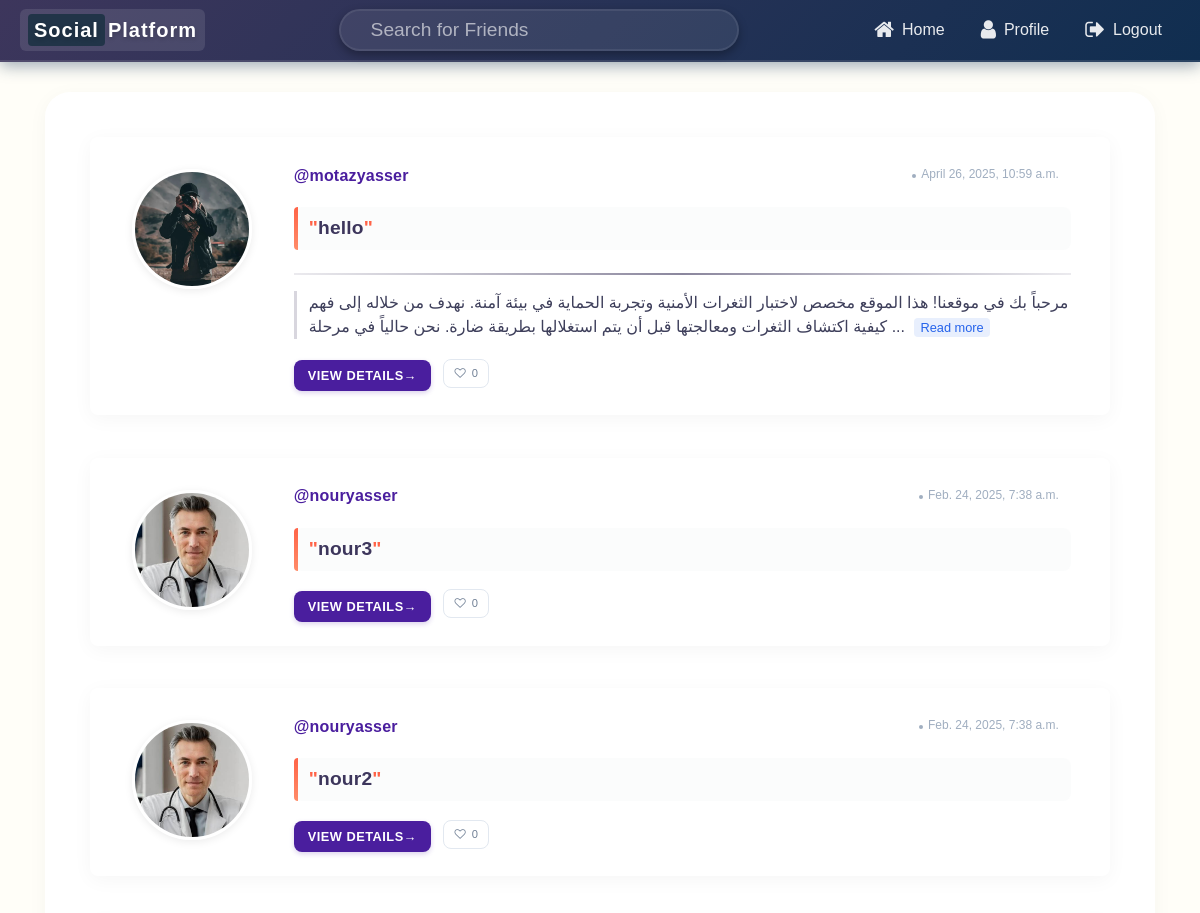
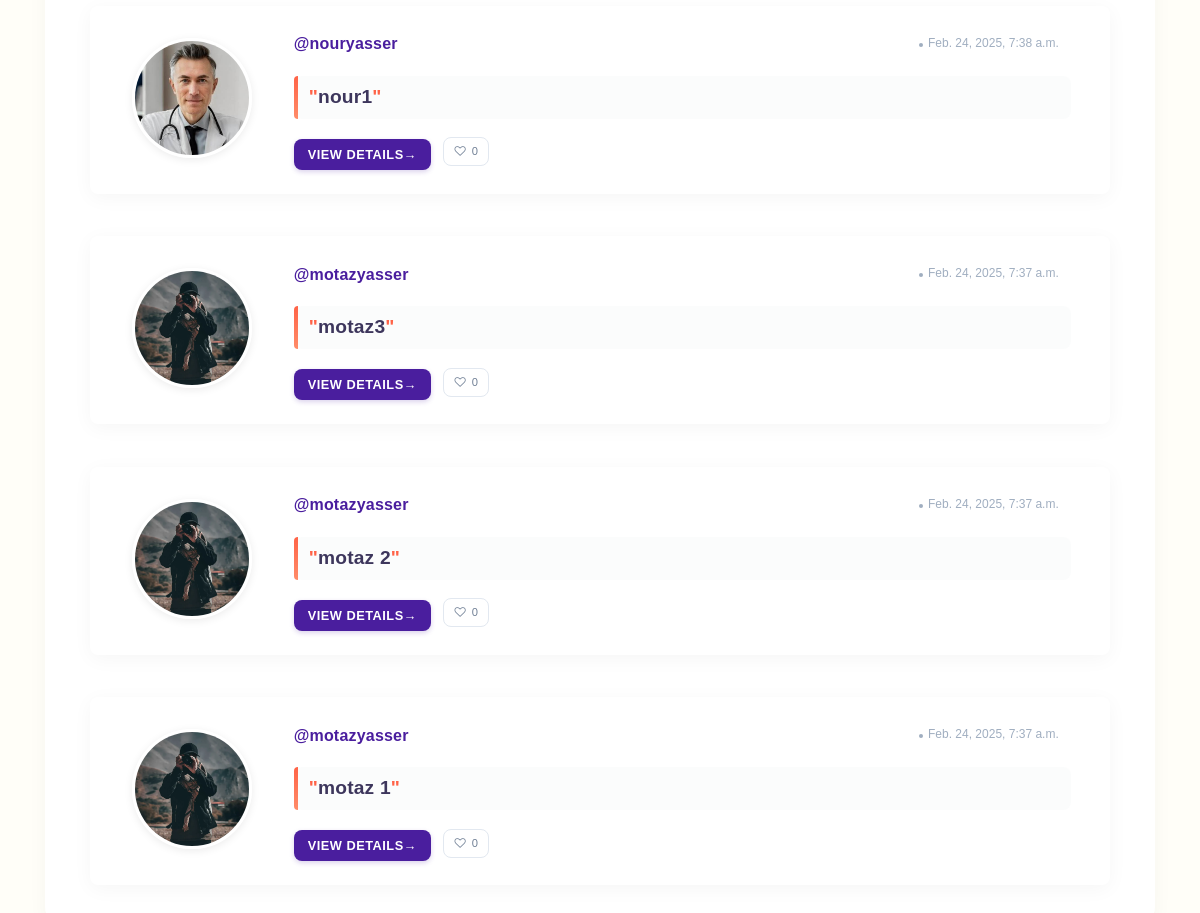
/home/ (signed in), run on an earlier commit of the app's database (2 pictures, top to bottom).
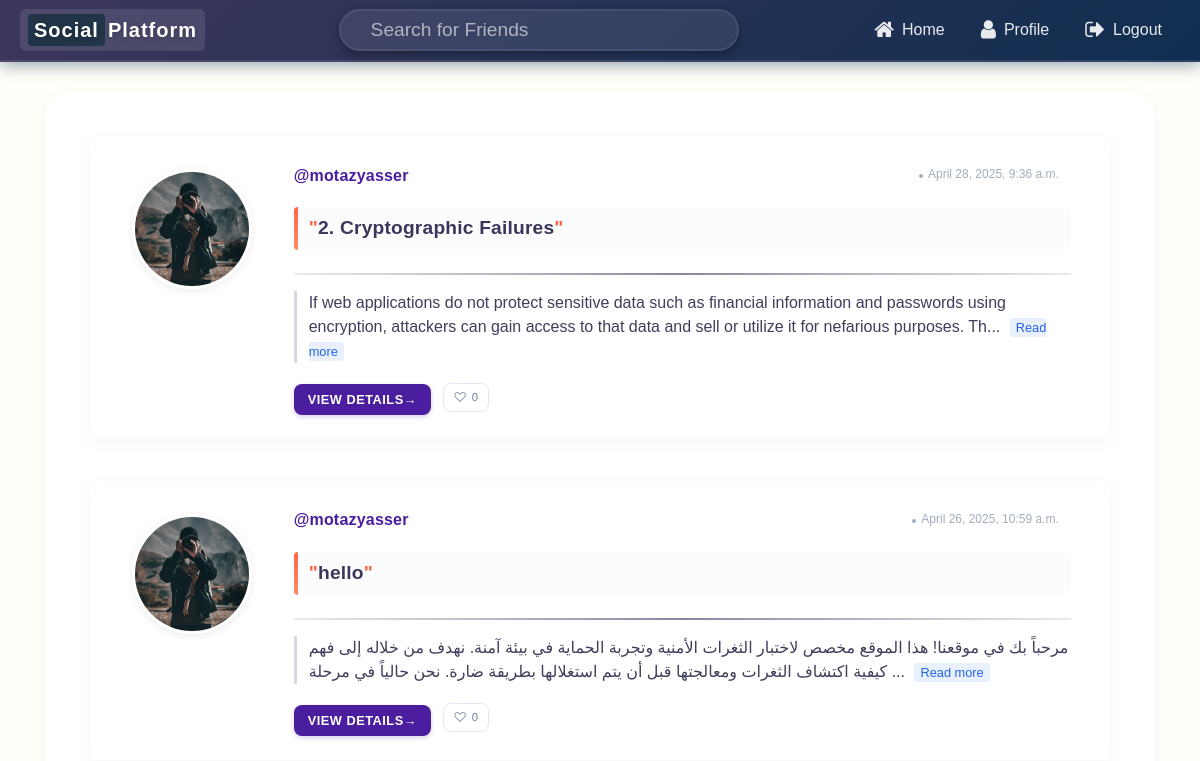
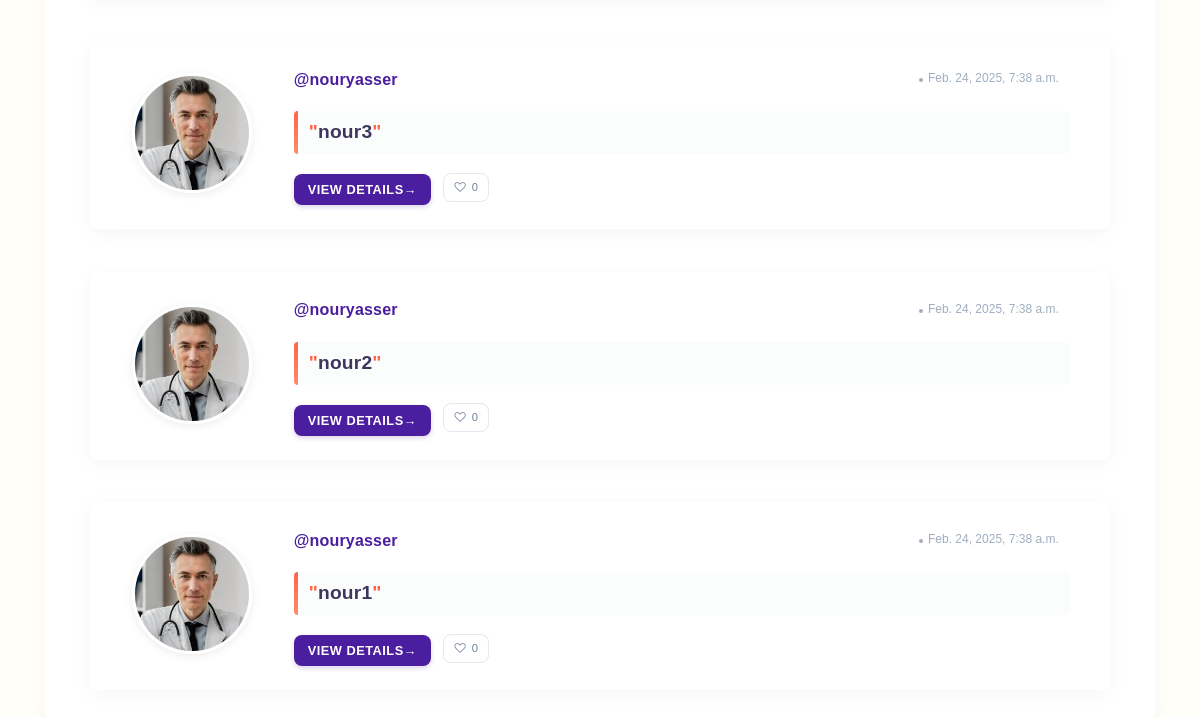
And on a later commit of the database (2 pictures, top to bottom).
### core/models.py (models this page shows, shortened)
class Post(models.Model):
    user = models.ForeignKey(User, on_delete=models.CASCADE)
    caption = models.TextField(max_length=800 , null=False)
    date = models.DateTimeField(auto_now_add=True)
    target_url = models.URLField(default="https://example.com")
    description = models.TextField(blank=True, null=True)

class User(AbstractUser):
    profile_pic = models.ImageField(default='profile_pics/default.jpg',upload_to='profile_pics')
    bio = models.TextField(null = True ,max_length=500,blank=True,default='')
    def get_followings(self):
        followings = Friends.objects.filter(user_A = self)
        temp = []
        for item in followings:
            temp.append(item.user_B.id)
        return temp

### core/views.py (the view)
# urls.py: path('home/', HomePage.as_view(), name='home_page'),
@method_decorator(login_required(login_url='login_page'), name='dispatch')
class HomePage(ListView):
    model = Post
    template_name = 'home_page.html'
    paginate_by = 10
    def get_queryset(self):
        followings = self.request.user.get_followings()
        return Post.objects.filter(user_id__in = followings ).order_by('-date')

### Templates/home_page.html (shortened to what this page needs)
{%  extends 'base.html' %}
{% load crispy_forms_tags %}
{% load static %}
{% block extra_css %}
<link rel="stylesheet" href="{% static 'css/home.css' %}">
{% endblock %}
{% block navbar %}
{%  include 'navbar.html' %}
{% endblock navbar %}
{% block content %}
<div class="row" style="margin-top:2%;">
    <div class="col" >
        <div class="card card-body"style="border-radius:25px;">
{% for post in object_list %}
<div class="card" style="margin: 2%;">
    <div class="card-body row">
        <div class="col-md-2">
            <img src="{{ post.user.profile_pic.url }}" alt="Profile Picture">
        </div>
        <div class="col-md-10">
            <div class="user-info-header">
                <a href="/user/{{ post.user.username }}" class="card-link"><h4>@{{ post.user.username }}</h4></a>
                <p class="card-link date-link">{{ post.date }}</p>
            </div>
            <p class="card-text post-caption">
                <a href="{% url 'post_brief' post.id %}" style="text-decoration: none; color: inherit;">
                    <span style="color: #FF6347;">"</span>{{ post.caption }}<span style="color: #FF6347;">"</span>
                </a>
            </p>
            {% if post.description %}
                <span class="content-divider"></span>
                <div class="description-container">
                    {% if post.description|length > 200 %}
                        <span id="short-{{ post.id }}">{{ post.description|slice:":200" }}...</span>
                        <a href="javascript:void(0);" onclick="toggleReadMore('{{ post.id }}')" id="btn-{{ post.id }}" class="read-more-btn">Read more</a>
                    {% else %}
                        {{ post.description }}
                    {% endif %}
                </div>
            {% endif %}
            <div class="post-actions">
                <a href="{% url 'post_brief' post.id %}" class="btn btn-info btn-sm">View Details</a>
            </div>
        </div>
    </div>
</div>
{% endfor %}
        </div>
        <br>
    </div>
</div>
{% endblock content %}

### Templates/base.html (shortened to what this page needs)
<!DOCTYPE html>
<html>
<head>
    {% load static %}
    <link rel="stylesheet" href="https://cdn.jsdelivr.net/npm/bootstrap@4.5.3/dist/css/bootstrap.min.css">
    <link rel="stylesheet" href="https://cdnjs.cloudflare.com/ajax/libs/font-awesome/4.7.0/css/font-awesome.min.css">
    {% block extra_css %}
    {% endblock %}
</head>
<body>
{% block navbar %}
{% endblock navbar %}
<div class="container">
    {% block content %}
    {% endblock %}
</div>
</body>
</html>

### Templates/navbar.html (shortened to what this page needs)
{% load static %}
{% block extra_css %}
<link rel="stylesheet" href="{% static 'css/navbar.css' %}">
{% endblock %}
<nav class="navbar navbar-expand-lg navbar-dark" style="background: linear-gradient(135deg, #3D365C 0%, #102E50 100%); box-shadow: 0 4px 15px rgba(16, 46, 80, 0.4); padding: 8px 20px; border-bottom: 2px solid rgba(255, 255, 255, 0.1);">
    <div class="collapse navbar-collapse" id="navbarToggler">
        <a class="navbar-brand" href="{% url 'home_page' %}" style="font-weight: 700; letter-spacing: 1px; color: #ffffff !important; text-shadow: 0 2px 4px rgba(0,0,0,0.2); padding: 5px 8px; background: rgba(255, 255, 255, 0.1); border-radius: 6px; display: flex; align-items: center;">
            <span style="background: #213448; padding: 1px 6px; border-radius: 4px; margin-right: 3px;">Social</span> Platform
        </a>
        <form class="form-inline my-2 my-lg-0" method="get" action="{% url 'search_page' %}" style="display: flex; align-items: center; justify-content: center; width: 100%; transform: translateX(0); transition: transform 0.3s ease;">
            <div style="position: relative; width: 400px;">
                <input class="form-control mr-sm-2" type="search" name="search-term" placeholder="Search for Friends" aria-label="Search" style="background-color: rgba(255, 255, 255, 0.08); border: 2px solid rgba(255, 255, 255, 0.15); border-radius: 50px; color: white; padding: 12px 30px; width: 100%; transition: all 0.3s ease; font-size: 1.2rem; font-family: 'Poppins', sans-serif; outline: none; box-shadow: 0 4px 10px rgba(0,0,0,0.3);">
            </div>
        </form>
        <ul class="navbar-nav ml-auto" style="display: flex; margin-left: auto;">
            <li class="nav-item" style="margin: 0 10px;">
                <a class="nav-link" href="{% url 'home_page' %}" style="font-size: 1rem; display: flex; align-items: center;">
                    <i class="fa fa-home fa-lg" style="margin-right: 8px;"></i> Home
                </a>
            </li>
            <li class="nav-item" style="margin: 0 10px;">
                <a class="nav-link" href="{% url 'profile_page' %}" style="font-size: 1rem; display: flex; align-items: center;">
                    <i class="fa fa-user fa-lg" style="margin-right: 8px;"></i> Profile
                </a>
            </li>
            <li class="nav-item" style="margin: 0 10px;">
                <a class="nav-link" href="{% url 'logout_page' %}" style="font-size: 1rem; display: flex; align-items: center;">
                    <i class="fa fa-sign-out fa-lg" style="margin-right: 8px;"></i> Logout
                </a>
            </li>
        </ul>
    </div>
</nav>
{% block extra_js %}
<link rel="stylesheet" href="{% static 'css/navbar.js' %}">
{% endblock %}

### static/css/home.css (style rules this page uses)
body { font-family: 'Poppins', sans-serif; background-color : #fffef8; color: #3E3F5B; }
.row { margin-top: 30px !important; }
.card { border: none; border-radius: 8px; box-shadow: 0 4px 20px rgba(0, 0, 0, 0.04); transition: all 0.3s cubic-bezier(0.25, 0.8, 0.25, 1); margin-bottom: 16px; overflow: hidden; background-color: white; }
.card-body { padding: 1.25rem; }
.card-body.row { margin-top: 0 !important; margin-left: 0 !important; margin-right: 0 !important; align-items: flex-start; }
.col .card-body { background: #ffffff; border-radius: 16px; padding: 1.5rem; }
.col-md-2 img { width: 120px; height: 120px; object-fit: cover; border-radius: 100%; border: 3px solid #fff; box-shadow: 0 2px 8px rgba(0, 0, 0, 0.08); transition: all 0.3s ease; margin-top: 8px; }
.card-link h4 { color: #4a1e9e; font-weight: 600; font-size: 1rem; margin-bottom: 10px; transition: color 0.2s ease; letter-spacing: 0.2px; }
.card-link { text-decoration: none !important; }
.card-text.post-caption { font-size: 1.2rem; line-height: 1.4; color: #3D365C; font-weight: 700; margin-bottom: 15px; word-break: break-word; letter-spacing: 0.2px; display: inline-block; padding: 8px 15px; background-color: rgba(248, 249, 250, 0.5); border-radius: 8px; position: relative; }
.card-text.post-caption::before { content: ""; position: absolute; top: 0; left: 0; width: 4px; height: 100%; background: linear-gradient(to bottom, #FF6347, #FF8C69); border-radius: 4px 0 0 4px; }
.content-divider { height: 2px; background: linear-gradient(to right, rgba(61, 54, 92, 0.1) 0%, rgba(61, 54, 92, 0.6) 50%, rgba(61, 54, 92, 0.1) 100%); margin: 8px 0; width: 100%; display: block; }
.description-container { margin-top: 8px; margin-bottom: 16px; position: relative; padding-left: 12px; border-left: 3px solid rgba(61, 54, 92, 0.2); }
.card-text { font-size: 0.95rem; line-height: 1.5; color: #52627f; margin-bottom: 12px; word-break: break-word; }
.card-link.date-link { color: #a0aec0; font-size: 0.75rem; margin-right: 12px; margin-top: 4px; display: inline-block; }
.btn-info { background-color: #3D365C; border-color: #3D365C; color: white; border-radius: 8px; padding: 6px 14px; font-size: 0.75rem; font-weight: 500; transition: all 0.2s ease; box-shadow: 0 2px 4px rgba(61, 54, 92, 0.15); letter-spacing: 0.3px; }
.read-more-btn { color: #2563eb !important; font-size: 0.8rem; font-weight: 500; text-decoration: none !important; margin-left: 5px; transition: all 0.2s ease; cursor: pointer; padding: 2px 6px; border-radius: 4px; background-color: rgba(37, 99, 235, 0.1); }
.card:not(.card-body) { border-left: 3px solid transparent; transition: border-left 0.3s ease; }
.card { animation: fadeInUp 0.5s ease forwards; opacity: 0; }
.card:nth-child(2) { animation-delay: 0.08s; }
.card:nth-child(3) { animation-delay: 0.16s; }
.card:nth-child(4) { animation-delay: 0.24s; }
.card:nth-child(5) { animation-delay: 0.32s; }
.col-md-10 { display: flex; flex-direction: column; }
.user-info-header { display: flex; justify-content: space-between; align-items: center; margin-bottom: 8px; }
.post-actions .btn-info { background-color: #4a1e9e; border: none; border-radius: 8px; padding: 6px 14px; font-size: 0.8rem; font-weight: 600; box-shadow: 0 2px 5px rgba(74, 30, 158, 0.2); margin-left: 0; display: inline-block; margin-top: 5px; position: relative; transition: all 0.3s ease; color: white; text-transform: uppercase; letter-spacing: 0.5px; }
.post-actions .btn-info::after { content: " →"; transition: transform 0.3s ease; display: inline-block; }

### static/css/navbar.css (style rules this page uses)
.navbar-brand { transition: all 0.3s ease; }
.navbar-nav .nav-link { color: rgba(255, 255, 255, 0.9) !important; font-weight: 500; padding: 10px 16px; transition: all 0.3s ease; position: relative; background: none; border: none; }
.navbar-nav .nav-link::after { content: ''; position: absolute; width: 0%; height: 2px; bottom: 4px; left: 50%; background-color: #ffffff; transition: all 0.3s ease; transform: translateX(-50%); }
.form-control::placeholder { color: rgba(255, 255, 255, 0.6); }

What changed in the data, as far as the page shows it:
removed Post: user.profile_pic (picture), user.username "motazyasser", date "Feb. 24, 2025, 7:37 a.m.", caption "motaz3"
removed Post: user.profile_pic (picture), user.username "motazyasser", date "Feb. 24, 2025, 7:37 a.m.", caption "motaz 2"
removed Post: user.profile_pic (picture), user.username "motazyasser", date "Feb. 24, 2025, 7:37 a.m.", caption "motaz 1"
added Post: user.profile_pic (picture), user.username "motazyasser", date "April 28, 2025, 9:36 a.m.", caption "2. Cryptographic Failures", description "If web applications do not protect sensitive data such as financial information and passwords using encryption, attackers can gain access to that data and sell or utilize it for nefarious purposes. Th"
